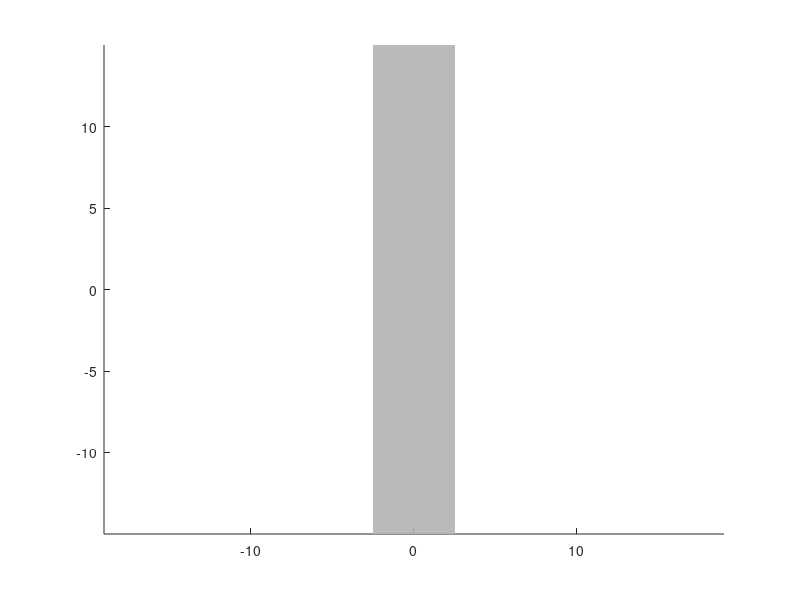

This chart was generated by the following MATLAB code:
function platform_handles = platform()
    % PLATFORM Creates the station platform alongside the tracks
    % Returns handles to platform components

    hold on;
    platform_handles = struct();

    % Platform dimensions
    platform_width = 5;
    platform_length = 30;
    platform_height = 0.5;
    
    % Platform position (left side of tracks)
    platform_x = -2.5; % Offset from center
    
    % Main platform surface
    [x_plat, y_plat] = meshgrid(...
        [platform_x, platform_x + platform_width], ...
        linspace(-platform_length/2, platform_length/2, 20));
    z_plat = platform_height * ones(size(x_plat));
    
    platform_handles.surface = surf(x_plat, y_plat, z_plat, ...
        'FaceColor', [0.7 0.7 0.7], ...
        'EdgeColor', 'none', ...
        'FaceAlpha', 0.9);
    
    % Platform edges (kerb)
    edge_height = 0.2;
    edge_width = 0.1;
    
    % Inner edge (facing tracks)
    y_edge = linspace(-platform_length/2, platform_length/2, 50);
    x_edge_inner = (platform_x + platform_width) * ones(size(y_edge));
    z_edge_bottom = platform_height * ones(size(y_edge));
    z_edge_top = (platform_height + edge_height) * ones(size(y_edge));
    
    for i = 1:length(y_edge)-1
        x_patch = [x_edge_inner(i), x_edge_inner(i+1), x_edge_inner(i+1), x_edge_inner(i)];
        y_patch = [y_edge(i), y_edge(i+1), y_edge(i+1), y_edge(i)];
        z_patch = [z_edge_bottom(i), z_edge_bottom(i+1), z_edge_top(i+1), z_edge_top(i)];
        
        patch(x_patch, y_patch, z_patch, ...
            [0.9 0.9 0.3], ... % Yellow safety edge
            'EdgeColor', 'none', ...
            'FaceAlpha', 0.8);
    end
    
    % Platform pillars/supports
    pillar_radius = 0.3;
    pillar_height = platform_height;
    [theta, z_pillar] = meshgrid(linspace(0, 2*pi, 8), linspace(0, pillar_height, 3));
    
    pillar_positions = [-10, -5, 0, 5, 10]; % Y positions
    
    for i = 1:length(pillar_positions)
        x_pillar = pillar_radius * cos(theta) + platform_x + platform_width/2;
        y_pillar = pillar_positions(i) * ones(size(x_pillar));
        
        platform_handles.(['pillar_', num2str(i)]) = surf(x_pillar, y_pillar, z_pillar, ...
            'FaceColor', [0.5 0.3 0.2], ...
            'EdgeColor', 'none');
    end
    
    % Platform signage (simple poles)
    sign_height = 3;
    for i = 1:3
        y_sign = -platform_length/2 + i * platform_length/4;
        plot3([platform_x + platform_width/2, platform_x + platform_width/2], ...
              [y_sign, y_sign], ...
              [platform_height, platform_height + sign_height], ...
              'k-', 'LineWidth', 2);
    end
    
    axis equal;
end